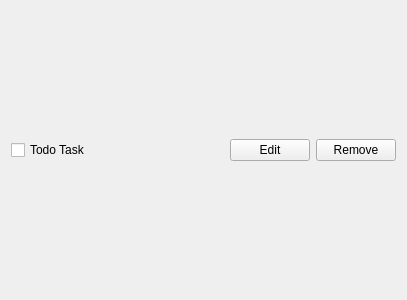
<?xml version="1.0" encoding="UTF-8"?>
<ui version="4.0">
 <class>Task</class>
 <widget class="QWidget" name="Task">
  <property name="geometry">
   <rect>
    <x>0</x>
    <y>0</y>
    <width>407</width>
    <height>300</height>
   </rect>
  </property>
  <property name="windowTitle">
   <string>Form</string>
  </property>
  <layout class="QHBoxLayout" name="horizontalLayout">
   <item>
    <widget class="QCheckBox" name="checkbox">
     <property name="font">
      <font>
       <weight>50</weight>
       <bold>false</bold>
       <underline>false</underline>
       <strikeout>false</strikeout>
      </font>
     </property>
     <property name="text">
      <string>Todo Task</string>
     </property>
    </widget>
   </item>
   <item>
    <spacer name="horizontalSpacer">
     <property name="orientation">
      <enum>Qt::Horizontal</enum>
     </property>
     <property name="sizeHint" stdset="0">
      <size>
       <width>40</width>
       <height>20</height>
      </size>
     </property>
    </spacer>
   </item>
   <item>
    <widget class="QPushButton" name="editButton">
     <property name="text">
      <string>Edit</string>
     </property>
    </widget>
   </item>
   <item>
    <widget class="QPushButton" name="removeButton">
     <property name="text">
      <string>Remove</string>
     </property>
    </widget>
   </item>
  </layout>
 </widget>
 <resources/>
 <connections/>
</ui>
